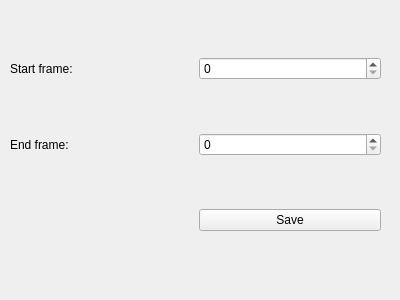
<?xml version="1.0" encoding="UTF-8"?>
<ui version="4.0">
 <class>CutForm</class>
 <widget class="QWidget" name="Cut">
  <property name="geometry">
   <rect>
    <x>0</x>
    <y>0</y>
    <width>400</width>
    <height>300</height>
   </rect>
  </property>
  <property name="windowTitle">
   <string>Form</string>
  </property>
  <widget class="QWidget" name="gridLayoutWidget">
   <property name="geometry">
    <rect>
     <x>10</x>
     <y>10</y>
     <width>371</width>
     <height>271</height>
    </rect>
   </property>
   <layout class="QGridLayout" name="gridLayout">
    <item row="0" column="0">
     <widget class="QLabel" name="label">
      <property name="text">
       <string>Start frame:</string>
      </property>
     </widget>
    </item>
    <item row="1" column="1">
     <widget class="QSpinBox" name="end_frame_spinbox"/>
    </item>
    <item row="0" column="1">
     <widget class="QSpinBox" name="start_frame_spinbox"/>
    </item>
    <item row="1" column="0">
     <widget class="QLabel" name="label_2">
      <property name="text">
       <string>End frame:</string>
      </property>
     </widget>
    </item>
    <item row="2" column="1">
     <widget class="QPushButton" name="cut_save_button">
      <property name="text">
       <string>Save</string>
      </property>
     </widget>
    </item>
   </layout>
  </widget>
 </widget>
 <resources/>
 <connections/>
</ui>
